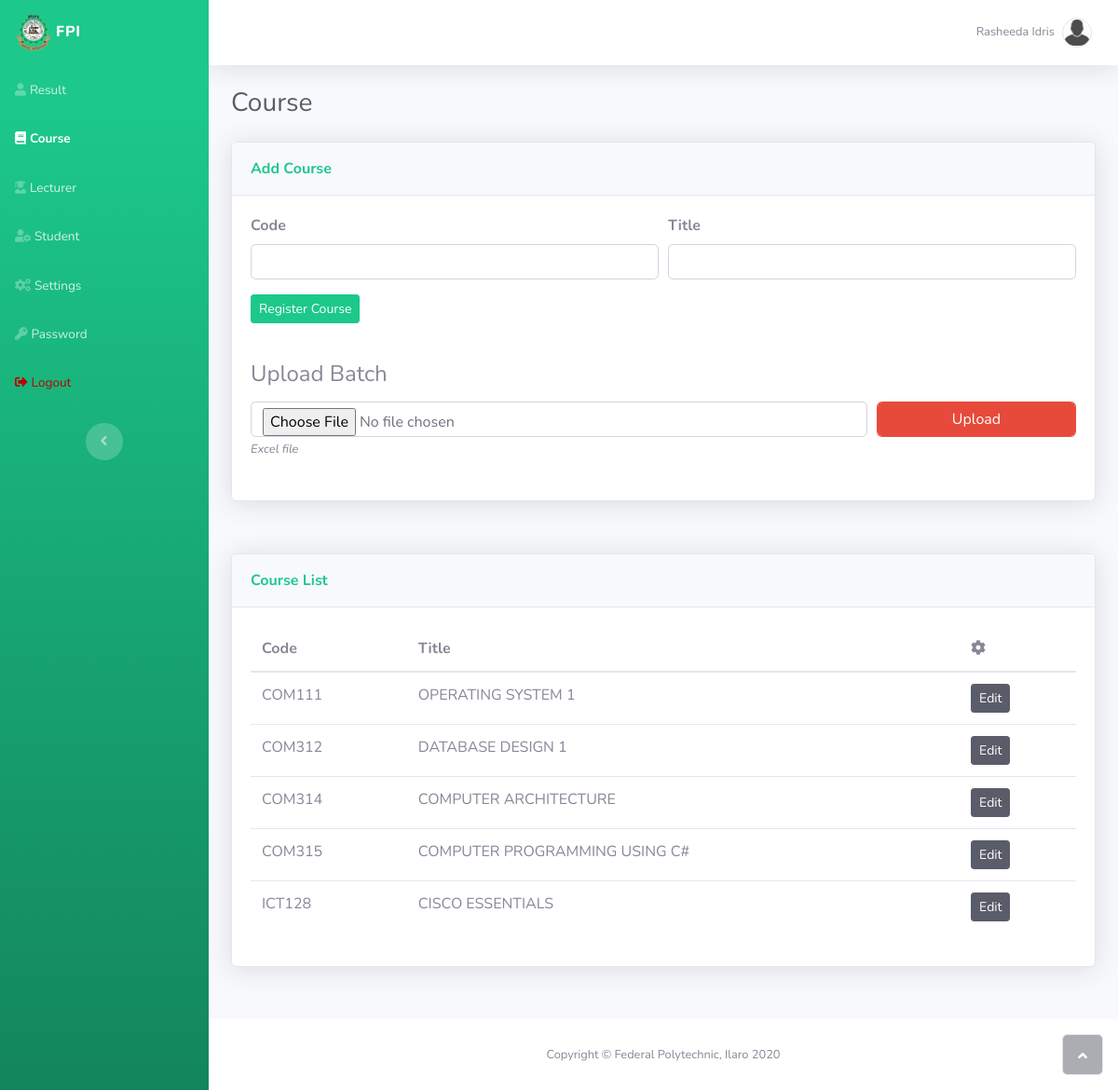
/course.php (signed in), run on the app's committed database.
### tables this page shows
CREATE TABLE IF NOT EXISTS `course` (
  `code` varchar(6) NOT NULL,
  `title` varchar(100) NOT NULL,
  PRIMARY KEY (`code`)
);

### core/core.inc.php (called while the page is built, shortened)
<?php
$servername = "localhost";
$username = "root";
$password = "";
$dbname = "ilaro_result_system";
$conn = new mysqli($servername, $username, $password, $dbname);
function countRows( $string ){
	global $conn;
	$result = $conn->query($string);
	return (!$result || mysqli_num_rows($result)==0) ? 0 : mysqli_num_rows($result);
}
?>

### course.php (the view, shortened to what this page needs)
<?php
require_once('header.php');
$code = $title = '';
$code_error = $title_error = '';
?>
        <div class="d-flex flex-column" id="content-wrapper">
            <div id="content">
            <div class="container-fluid">
                <h3 class="text-dark mb-4">Course</h3>
                <div class="row mb-3">
                    <div class="col">
                        <div class="row">
                            <div class="col mb-4">
                                <div class="card shadow mb-3">
                                    <div class="card-header py-3">
                                        <p class="text-success m-0 font-weight-bold">Add Course</p>
                                    </div>
                                    <div class="card-body">
                                        <form method="post" action="">
                                            <div class="form-row">
                                                <div class="col-12 col-sm-6">
                                                    <div class="form-group">
                                                        <label for="code"><strong>Code</strong><br></label>
                                                        <input class="form-control" type="text" name="code" required pattern="^[a-zA-Z]{3}[0-9]{3}$" value="<?php echo $code; ?>" <?php echo $code_error; ?>>
                                                    </div>
                                                </div>
                                                <div class="col-12 col-sm-6">
                                                    <div class="form-group">
                                                        <label for="title"><strong>Title</strong><br></label>
                                                        <input class="form-control" type="text" name="title" pattern="^[a-zA-Z0-9 #\-]{3,100}$" required value="<?php echo $title; ?>" <?php echo $title_error; ?>>
                                                    </div>
                                                </div>
                                            </div>
                                            <div class="form-group"><button class="btn btn-success btn-sm" type="submit" name="register_single">Register Course</button></div>
                                        </form>
                                        <form method="post" action="" enctype='multipart/form-data'>
                                            <h4 class="mt-4 mb-3 pt-3">Upload Batch</h4>
                                            <div class="form-row">
                                                <div class="col-12 col-sm-9">
                                                    <div class="form-group">
                                                        <input type="file" class="form-control" name="excel_file" accept=".xls">
                                                        <label style="font-style:italic;font-size:0.8em;">Excel file</label>
                                                    </div>
                                                </div>
                                                <div class="col-12 col-sm-3 align-items-end">
                                                    <div class="form-group">
                                                        <button class="btn btn-danger form-control" type="submit" name="excel_btn" style="width:100% !important;">Upload</button>
                                                    </div>
                                                </div>
                                            </div>
                                        </form>
                                    </div>
                                </div>
                            </div>
                        </div>
                    </div>
                </div>
                <div class="row mb-3">
                    <div class="col">
                        <div class="row">
                            <div class="col mb-4">
                                <div class="card shadow mb-3">
                                    <div class="card-header py-3">
                                        <p class="text-success m-0 font-weight-bold">Course List</p>
                                    </div>
                                    <div class="card-body">
                                        <div class="table-responsive">
                                            <table class="table table-hover">
                                                <thead>
                                                    <tr>
                                                        <th style="border-top-style: none;">Code</th>
                                                        <th style="border-top-style: none;">Title</th>
                                                        <th style="border-top-style: none;"><i class="fas fa-cog"></i></th>
                                                    </tr>
                                                </thead>
                                                <tbody>
<?php
$sql = "SELECT code, title
        FROM $dbname.course";
$count = countRows($sql);
if ($count < 1)
    echo "<tr><td colspan='3'>No record found</td>";
else {
    $result = mysqli_query($conn, $sql);
    while ($fetch = mysqli_fetch_assoc($result)) {
        echo '<tr>
                <td>'.$fetch['code'].'</td>
                <td>'.$fetch['title'].'</td>
                <td><a href="edit_course?code='.$fetch['code'].'" role="button" class="btn btn-dark btn-sm" type="button">Edit</button></td>
            </tr>';
    }
}
?>
                                                </tbody>
                                            </table>
                                        </div>
                                    </div>
                                </div>
                            </div>
                        </div>
                    </div>
                </div>
            </div>
        </div>
        <footer class="bg-white sticky-footer">
            <div class="container my-auto">
                <div class="text-center my-auto copyright"><span>Copyright © Federal Polytechnic, Ilaro 2020</span></div>
            </div>
        </footer>
    </div><a class="border rounded d-inline scroll-to-top" href="#page-top"><i class="fas fa-angle-up"></i></a></div>
</body>
</html>

### data on the page
course: code "COM111", title "OPERATING SYSTEM 1"
course: code "COM312", title "DATABASE DESIGN 1"
course: code "COM314", title "COMPUTER ARCHITECTURE"
course: code "COM315", title "COMPUTER PROGRAMMING USING C#"
course: code "ICT128", title "CISCO ESSENTIALS"

### other printed values
$fullname "Rasheeda Idris"
